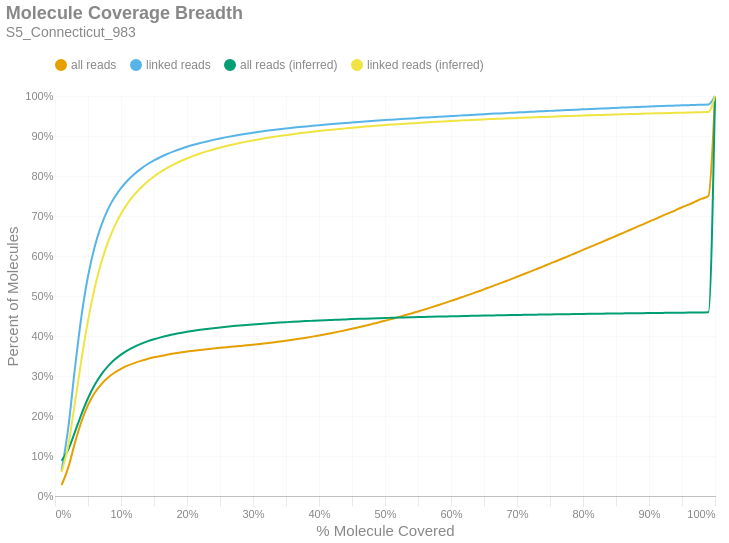

This figure's notebook cell:
### Markdown cell above
### Molecule Read Coverage
This chart shows molecule coverage breadth as computed by the number of bases aligned to that molecule. In other words, "*how much of each unique long molecule is actually sequenced/aligned?*" Keep in mind there is a distinction between sequences and alignments, since some sequences belonging to a particular molecule may not align well and wouldn't appear in the alignment data. This chart also shows molecule coverage breadth as computed by the *inferred fragment* from which the aligned sequences originate. Unlike read coverage, this calculation takes into account the total insert size, including unsequenced gaps between the forward and reverse reads. Like the previous figures, these are cumulative percents.

### Code cell
if SKIPLR:
    print_html(f"Skipped")
else:
    binned_df = consolidated_hist(valids['coverage_bp'], mask, 0.01, True)
    binned_df_inf = consolidated_hist(valids['coverage_inserts'], mask, 0.01, True)
    binned_df = binned_df.with_columns(pl.lit(binned_df_inf['all reads (cumsum)']).alias('all reads (inferred)'))
    binned_df = binned_df.with_columns(pl.lit(binned_df_inf['linked reads (cumsum)']).alias('linked reads (inferred)'))
    binned_df = binned_df.with_columns(
        (pl.col('bin').cast(pl.Float64) + 0.01).alias('right_edge')
    )

    with SafeRender(binned_df):
        (
            density_plot(binned_df, 'Molecule Coverage Breadth', samplename, 'molcov', ['all reads (inferred)','linked reads (inferred)'])
            .encode(
                #x=alt.X('bin:Q', title="% Molecule Covered").axis(format = '%').scale(padding=0),
                x=alt.X('right_edge:Q', title="% Molecule Covered").axis(format='%').scale(padding=0),
                y=alt.Y('value:Q', title='Percent of Molecules')
                    .axis(format='%')
                    .stack(False)
                    .scale(domainMin=0, padding=0),
                color=alt.Color("key:N").scale(domain = ["all reads", "linked reads", "all reads (inferred)", "linked reads (inferred)"]),
                tooltip = [
                    alt.Tooltip("key:N", title = "Data Type"),
                    alt.Tooltip("range_label:N", title="% Molecule Covered"),
                    alt.Tooltip("value:Q", format = ".2%", title="% Molecules")
                ]
            )
        ).display()

### Figure 1 — Vega-Lite specification as saved in the notebook (floating-point values rounded to 4 significant figures)
{"width": "container", "height": 400, "config": {"title": {"anchor": "start", "dy": -15, "fontSize": 18, "color": "#888888", "subtitleColor": "#888888", "subtitleFontSize": 14}, "arc": {"fill": "#0072B2"}, "axis": {"domainColor": "#888888", "domainWidth": 0.5, "gridWidth": 0.2, "grid": false, "titleFontWeight": 400, "titleFontSize": 15, "labelFontSize": 11, "labelColor": "#888888", "tickColor": "#888888", "tickWidth": 0.2, "titleColor": "#888888"}, "axisBand": {"grid": false}, "axisX": {"grid": true, "tickSize": 10, "domainCap": "round"}, "axisY": {"domain": false, "grid": true, "tickSize": 0, "domainCap": "round"}, "background": "transparent", "header": {"labelFontSize": 15, "labelColor": "#888888", "titleFontSize": 15, "titleFontWeight": 600, "titleColor": "#888888"}, "legend": {"labelFont": "sans-serif", "labelFontSize": 12, "labelColor": "#888888", "symbolSize": 100, "symbolType": "circle", "titleFontSize": 12, "titlePadding": 10, "titleColor": "#888888", "title": null, "orient": "top"}, "range": {"category": ["#E69F00", "#56B4E9", "#009E73", "#F0E442", "#0072B2", "#D55E00", "#CC79A7", "#000000"], "diverging": ["#cfe8f3", "#a2d4ec", "#73bfe2", "#46abdb", "#1696d2", "#12719e"]}, "area": {"fill": "#0072B2", "fillOpacity": 0.7, "line": true, "strokeOpacity": 0.7}, "line": {"color": "#0072B2", "stroke": "#0072B2", "strokeWidth": 2}, "trail": {"color": "#0072B2", "stroke": "#0072B2", "strokeWidth": 0, "size": 1}, "point": {"filled": true, "fillOpacity": 1.0, "size": 95}, "text": {"color": "#888888", "fontSize": 11, "align": "right", "fontWeight": 400, "size": 11}, "bar": {"fill": "#0072B2", "stroke": null}, "view": {"stroke": null, "continuousWidth": 660, "continuousHeight": 400}}, "data": {"name": "data-ccb070103c381ff3a328c5c7dde0ad62"}, "mark": {"type": "line", "interpolate": "monotone", "point": {"opacity": 0, "size": 275}}, "encoding": {"color": {"field": "key", "scale": {"domain": ["all reads", "linked reads", "all reads (inferred)", "linked reads (inferred)"]}, "type": "nominal"}, "tooltip": [{"field": "key", "title": "Data Type", "type": "nominal"}, {"field": "range_label", "title": "% Molecule Covered", "type": "nominal"}, {"field": "value", "format": ".2%", "title": "% Molecules", "type": "quantitative"}], "x": {"axis": {"format": "%"}, "field": "right_edge", "scale": {"padding": 0}, "title": "% Molecule Covered", "type": "quantitative"}, "y": {"axis": {"format": "%"}, "field": "value", "scale": {"domainMin": 0, "padding": 0}, "stack": false, "title": "Percent of Molecules", "type": "quantitative"}}, "params": [{"name": "param_c36ac31b6afebe62", "select": {"type": "point", "fields": ["key"]}, "bind": "legend"}], "title": {"text": "Molecule Coverage Breadth", "subtitle": "S5_Connecticut_983"}, "transform": [{"fold": ["all reads (cumsum)", "linked reads (cumsum)", "all reads (inferred)", "linked reads (inferred)"]}, {"calculate": "replace(datum.key, ' (cumsum)', '')", "as": "key"}, {"filter": {"param": "param_c36ac31b6afebe62"}}], "usermeta": {"embedOptions": {"downloadFileName": "S5_Connecticut_983.molcov"}}, "$schema": "https://vega.github.io/schema/vega-lite/v6.1.0.json", "datasets": {"data-ccb070103c381ff3a328c5c7dde0ad62": [{"bin": "0.0", "interval": "0.0-0.01", "all reads": 0.02717, "linked reads": 0.06356, "all reads (cumsum)": 0.02717, "linked reads (cumsum)": 0.06356, "range_label": "0.0-0.01", "all reads (inferred)": 0.08809, "linked reads (inferred)": 0.05933, "right_edge": 0.01}, {"bin": "0.01", "interval": "0.01-0.02", "all reads": 0.04374, "linked reads": 0.1052, "all reads (cumsum)": 0.0709, "linked reads (cumsum)": 0.1688, "range_label": "0.01-0.02", "all reads (inferred)": 0.1158, "linked reads (inferred)": 0.1252, "right_edge": 0.02}, {"bin": "0.02", "interval": "0.02-0.03", "all reads": 0.06064, "linked reads": 0.1475, "all reads (cumsum)": 0.1315, "linked reads (cumsum)": 0.3163, "range_label": "0.02-0.03", "all reads (inferred)": 0.1591, "linked reads (inferred)": 0.2303, "right_edge": 0.03}, {"bin": "0.03", "interval": "0.03-0.04", "all reads": 0.05412, "linked reads": 0.1319, "all reads (cumsum)": 0.1857, "linked reads (cumsum)": 0.4482, "range_label": "0.03-0.04", "all reads (inferred)": 0.2042, "linked reads (inferred)": 0.3404, "right_edge": 0.04}, {"bin": "0.04", "interval": "0.04-0.05", "all reads": 0.04144, "linked reads": 0.1011, "all reads (cumsum)": 0.2271, "linked reads (cumsum)": 0.5493, "range_label": "0.04-0.05", "all reads (inferred)": 0.2444, "linked reads (inferred)": 0.4385, "right_edge": 0.05}, {"bin": "0.05", "interval": "0.05-0.06", "all reads": 0.03019, "linked reads": 0.07351, "all reads (cumsum)": 0.2573, "linked reads (cumsum)": 0.6228, "range_label": "0.05-0.06", "all reads (inferred)": 0.2774, "linked reads (inferred)": 0.5192, "right_edge": 0.06}, {"bin": "0.06", "interval": "0.06-0.07", "all reads": 0.02192, "linked reads": 0.05332, "all reads (cumsum)": 0.2792, "linked reads (cumsum)": 0.6761, "range_label": "0.06-0.07", "all reads (inferred)": 0.3034, "linked reads (inferred)": 0.583, "right_edge": 0.07}, {"bin": "0.07", "interval": "0.07-0.08", "all reads": 0.01636, "linked reads": 0.03976, "all reads (cumsum)": 0.2956, "linked reads (cumsum)": 0.7159, "range_label": "0.07-0.08", "all reads (inferred)": 0.324, "linked reads (inferred)": 0.6333, "right_edge": 0.08}, {"bin": "0.08", "interval": "0.08-0.09", "all reads": 0.0125, "linked reads": 0.03031, "all reads (cumsum)": 0.3081, "linked reads (cumsum)": 0.7462, "range_label": "0.08-0.09", "all reads (inferred)": 0.3404, "linked reads (inferred)": 0.6733, "right_edge": 0.09}, {"bin": "0.09", "interval": "0.09-0.1", "all reads": 0.00973, "linked reads": 0.02355, "all reads (cumsum)": 0.3178, "linked reads (cumsum)": 0.7697, "range_label": "0.09-0.1", "all reads (inferred)": 0.3536, "linked reads (inferred)": 0.7055, "right_edge": 0.1}, {"bin": "0.1", "interval": "0.1-0.11", "all reads": 0.007959, "linked reads": 0.01918, "all reads (cumsum)": 0.3258, "linked reads (cumsum)": 0.7889, "range_label": "0.1-0.11", "all reads (inferred)": 0.3642, "linked reads (inferred)": 0.7315, "right_edge": 0.11}, {"bin": "0.11", "interval": "0.11-0.12", "all reads": 0.006533, "linked reads": 0.01573, "all reads (cumsum)": 0.3323, "linked reads (cumsum)": 0.8046, "range_label": "0.11-0.12", "all reads (inferred)": 0.373, "linked reads (inferred)": 0.7528, "right_edge": 0.12}, {"bin": "0.12", "interval": "0.12-0.13", "all reads": 0.005541, "linked reads": 0.01331, "all reads (cumsum)": 0.3378, "linked reads (cumsum)": 0.8179, "range_label": "0.12-0.13", "all reads (inferred)": 0.3803, "linked reads (inferred)": 0.7707, "right_edge": 0.13}, {"bin": "0.13", "interval": "0.13-0.14", "all reads": 0.00475, "linked reads": 0.01141, "all reads (cumsum)": 0.3426, "linked reads (cumsum)": 0.8293, "range_label": "0.13-0.14", "all reads (inferred)": 0.3866, "linked reads (inferred)": 0.7859, "right_edge": 0.14}, {"bin": "0.14", "interval": "0.14-0.15", "all reads": 0.00406, "linked reads": 0.0097, "all reads (cumsum)": 0.3466, "linked reads (cumsum)": 0.839, "range_label": "0.14-0.15", "all reads (inferred)": 0.3919, "linked reads (inferred)": 0.7988, "right_edge": 0.15}, {"bin": "0.15", "interval": "0.15-0.16", "all reads": 0.003559, "linked reads": 0.008483, "all reads (cumsum)": 0.3502, "linked reads (cumsum)": 0.8475, "range_label": "0.15-0.16", "all reads (inferred)": 0.3965, "linked reads (inferred)": 0.8101, "right_edge": 0.16}, {"bin": "0.16", "interval": "0.16-0.17", "all reads": 0.003151, "linked reads": 0.007444, "all reads (cumsum)": 0.3534, "linked reads (cumsum)": 0.855, "range_label": "0.16-0.17", "all reads (inferred)": 0.4006, "linked reads (inferred)": 0.8201, "right_edge": 0.17}, {"bin": "0.17", "interval": "0.17-0.18", "all reads": 0.002804, "linked reads": 0.00662, "all reads (cumsum)": 0.3562, "linked reads (cumsum)": 0.8616, "range_label": "0.17-0.18", "all reads (inferred)": 0.4042, "linked reads (inferred)": 0.8288, "right_edge": 0.18}, {"bin": "0.18", "interval": "0.18-0.19", "all reads": 0.002566, "linked reads": 0.005973, "all reads (cumsum)": 0.3587, "linked reads (cumsum)": 0.8676, "range_label": "0.18-0.19", "all reads (inferred)": 0.4075, "linked reads (inferred)": 0.8368, "right_edge": 0.19}, {"bin": "0.19", "interval": "0.19-0.2", "all reads": 0.002398, "linked reads": 0.005511, "all reads (cumsum)": 0.3611, "linked reads (cumsum)": 0.8731, "range_label": "0.19-0.2", "all reads (inferred)": 0.4104, "linked reads (inferred)": 0.8439, "right_edge": 0.2}, {"bin": "0.2", "interval": "0.2-0.21", "all reads": 0.002128, "linked reads": 0.004883, "all reads (cumsum)": 0.3632, "linked reads (cumsum)": 0.8779, "range_label": "0.2-0.21", "all reads (inferred)": 0.4131, "linked reads (inferred)": 0.8503, "right_edge": 0.21}, {"bin": "0.21", "interval": "0.21-0.22", "all reads": 0.001994, "linked reads": 0.00447, "all reads (cumsum)": 0.3652, "linked reads (cumsum)": 0.8824, "range_label": "0.21-0.22", "all reads (inferred)": 0.4155, "linked reads (inferred)": 0.8562, "right_edge": 0.22}, {"bin": "0.22", "interval": "0.22-0.23", "all reads": 0.001835, "linked reads": 0.004076, "all reads (cumsum)": 0.3671, "linked reads (cumsum)": 0.8865, "range_label": "0.22-0.23", "all reads (inferred)": 0.4177, "linked reads (inferred)": 0.8615, "right_edge": 0.23}, {"bin": "0.23", "interval": "0.23-0.24", "all reads": 0.001753, "linked reads": 0.003807, "all reads (cumsum)": 0.3688, "linked reads (cumsum)": 0.8903, "range_label": "0.23-0.24", "all reads (inferred)": 0.4197, "linked reads (inferred)": 0.8663, "right_edge": 0.24}, {"bin": "0.24", "interval": "0.24-0.25", "all reads": 0.001665, "linked reads": 0.003571, "all reads (cumsum)": 0.3705, "linked reads (cumsum)": 0.8939, "range_label": "0.24-0.25", "all reads (inferred)": 0.4215, "linked reads (inferred)": 0.8708, "right_edge": 0.25}, {"bin": "0.25", "interval": "0.25-0.26", "all reads": 0.001593, "linked reads": 0.003297, "all reads (cumsum)": 0.3721, "linked reads (cumsum)": 0.8972, "range_label": "0.25-0.26", "all reads (inferred)": 0.4232, "linked reads (inferred)": 0.875, "right_edge": 0.26}, {"bin": "0.26", "interval": "0.26-0.27", "all reads": 0.00152, "linked reads": 0.003034, "all reads (cumsum)": 0.3736, "linked reads (cumsum)": 0.9002, "range_label": "0.26-0.27", "all reads (inferred)": 0.4248, "linked reads (inferred)": 0.8788, "right_edge": 0.27}, {"bin": "0.27", "interval": "0.27-0.28", "all reads": 0.001525, "linked reads": 0.002905, "all reads (cumsum)": 0.3751, "linked reads (cumsum)": 0.9031, "range_label": "0.27-0.28", "all reads (inferred)": 0.4263, "linked reads (inferred)": 0.8824, "right_edge": 0.28}, {"bin": "0.28", "interval": "0.28-0.29", "all reads": 0.001548, "linked reads": 0.002713, "all reads (cumsum)": 0.3767, "linked reads (cumsum)": 0.9058, "range_label": "0.28-0.29", "all reads (inferred)": 0.4278, "linked reads (inferred)": 0.8859, "right_edge": 0.29}, {"bin": "0.29", "interval": "0.29-0.3", "all reads": 0.001604, "linked reads": 0.002457, "all reads (cumsum)": 0.3783, "linked reads (cumsum)": 0.9083, "range_label": "0.29-0.3", "all reads (inferred)": 0.429, "linked reads (inferred)": 0.889, "right_edge": 0.3}, {"bin": "0.3", "interval": "0.3-0.31", "all reads": 0.001738, "linked reads": 0.002414, "all reads (cumsum)": 0.38, "linked reads (cumsum)": 0.9107, "range_label": "0.3-0.31", "all reads (inferred)": 0.4303, "linked reads (inferred)": 0.892, "right_edge": 0.31}, {"bin": "0.31", "interval": "0.31-0.32", "all reads": 0.001878, "linked reads": 0.002223, "all reads (cumsum)": 0.3819, "linked reads (cumsum)": 0.9129, "range_label": "0.31-0.32", "all reads (inferred)": 0.4314, "linked reads (inferred)": 0.8947, "right_edge": 0.32}, {"bin": "0.32", "interval": "0.32-0.33", "all reads": 0.001992, "linked reads": 0.002077, "all reads (cumsum)": 0.3839, "linked reads (cumsum)": 0.915, "range_label": "0.32-0.33", "all reads (inferred)": 0.4325, "linked reads (inferred)": 0.8974, "right_edge": 0.33}, {"bin": "0.33", "interval": "0.33-0.34", "all reads": 0.002105, "linked reads": 0.001963, "all reads (cumsum)": 0.386, "linked reads (cumsum)": 0.917, "range_label": "0.33-0.34", "all reads (inferred)": 0.4336, "linked reads (inferred)": 0.8999, "right_edge": 0.34}, {"bin": "0.34", "interval": "0.34-0.35", "all reads": 0.00217, "linked reads": 0.001833, "all reads (cumsum)": 0.3882, "linked reads (cumsum)": 0.9188, "range_label": "0.34-0.35", "all reads (inferred)": 0.4345, "linked reads (inferred)": 0.9022, "right_edge": 0.35}, {"bin": "0.35", "interval": "0.35-0.36", "all reads": 0.002355, "linked reads": 0.001779, "all reads (cumsum)": 0.3905, "linked reads (cumsum)": 0.9206, "range_label": "0.35-0.36", "all reads (inferred)": 0.4355, "linked reads (inferred)": 0.9045, "right_edge": 0.36}, {"bin": "0.36", "interval": "0.36-0.37", "all reads": 0.002498, "linked reads": 0.001751, "all reads (cumsum)": 0.393, "linked reads (cumsum)": 0.9223, "range_label": "0.36-0.37", "all reads (inferred)": 0.4364, "linked reads (inferred)": 0.9066, "right_edge": 0.37}, {"bin": "0.37", "interval": "0.37-0.38", "all reads": 0.002655, "linked reads": 0.001595, "all reads (cumsum)": 0.3957, "linked reads (cumsum)": 0.9239, "range_label": "0.37-0.38", "all reads (inferred)": 0.4372, "linked reads (inferred)": 0.9086, "right_edge": 0.38}, {"bin": "0.38", "interval": "0.38-0.39", "all reads": 0.002763, "linked reads": 0.001613, "all reads (cumsum)": 0.3984, "linked reads (cumsum)": 0.9255, "range_label": "0.38-0.39", "all reads (inferred)": 0.438, "linked reads (inferred)": 0.9105, "right_edge": 0.39}, {"bin": "0.39", "interval": "0.39-0.4", "all reads": 0.002946, "linked reads": 0.001511, "all reads (cumsum)": 0.4014, "linked reads (cumsum)": 0.927, "range_label": "0.39-0.4", "all reads (inferred)": 0.4388, "linked reads (inferred)": 0.9125, "right_edge": 0.4}, {"bin": "0.4", "interval": "0.4-0.41", "all reads": 0.003002, "linked reads": 0.001465, "all reads (cumsum)": 0.4044, "linked reads (cumsum)": 0.9285, "range_label": "0.4-0.41", "all reads (inferred)": 0.4396, "linked reads (inferred)": 0.9143, "right_edge": 0.41}, {"bin": "0.41", "interval": "0.41-0.42", "all reads": 0.003228, "linked reads": 0.00145, "all reads (cumsum)": 0.4076, "linked reads (cumsum)": 0.93, "range_label": "0.41-0.42", "all reads (inferred)": 0.4402, "linked reads (inferred)": 0.9159, "right_edge": 0.42}, {"bin": "0.42", "interval": "0.42-0.43", "all reads": 0.003363, "linked reads": 0.001395, "all reads (cumsum)": 0.411, "linked reads (cumsum)": 0.9313, "range_label": "0.42-0.43", "all reads (inferred)": 0.4409, "linked reads (inferred)": 0.9175, "right_edge": 0.43}, {"bin": "0.43", "interval": "0.43-0.44", "all reads": 0.003456, "linked reads": 0.00132, "all reads (cumsum)": 0.4144, "linked reads (cumsum)": 0.9327, "range_label": "0.43-0.44", "all reads (inferred)": 0.4416, "linked reads (inferred)": 0.9191, "right_edge": 0.44}, {"bin": "0.44", "interval": "0.44-0.45", "all reads": 0.00361, "linked reads": 0.001292, "all reads (cumsum)": 0.418, "linked reads (cumsum)": 0.934, "range_label": "0.44-0.45", "all reads (inferred)": 0.4422, "linked reads (inferred)": 0.9206, "right_edge": 0.45}, {"bin": "0.45", "interval": "0.45-0.46", "all reads": 0.003724, "linked reads": 0.001223, "all reads (cumsum)": 0.4218, "linked reads (cumsum)": 0.9352, "range_label": "0.45-0.46", "all reads (inferred)": 0.4428, "linked reads (inferred)": 0.9221, "right_edge": 0.46}, {"bin": "0.46", "interval": "0.46-0.47", "all reads": 0.003917, "linked reads": 0.001192, "all reads (cumsum)": 0.4257, "linked reads (cumsum)": 0.9364, "range_label": "0.46-0.47", "all reads (inferred)": 0.4434, "linked reads (inferred)": 0.9235, "right_edge": 0.47}, {"bin": "0.47", "interval": "0.47-0.48", "all reads": 0.004058, "linked reads": 0.001171, "all reads (cumsum)": 0.4297, "linked reads (cumsum)": 0.9375, "range_label": "0.47-0.48", "all reads (inferred)": 0.4439, "linked reads (inferred)": 0.9248, "right_edge": 0.48}, {"bin": "0.48", "interval": "0.48-0.49", "all reads": 0.004042, "linked reads": 0.001205, "all reads (cumsum)": 0.4338, "linked reads (cumsum)": 0.9388, "range_label": "0.48-0.49", "all reads (inferred)": 0.4445, "linked reads (inferred)": 0.926, "right_edge": 0.49}, {"bin": "0.49", "interval": "0.49-0.5", "all reads": 0.004564, "linked reads": 0.0011, "all reads (cumsum)": 0.4383, "linked reads (cumsum)": 0.9398, "range_label": "0.49-0.5", "all reads (inferred)": 0.445, "linked reads (inferred)": 0.9273, "right_edge": 0.5}, {"bin": "0.5", "interval": "0.5-0.51", "all reads": 0.004071, "linked reads": 0.001047, "all reads (cumsum)": 0.4424, "linked reads (cumsum)": 0.9409, "range_label": "0.5-0.51", "all reads (inferred)": 0.4455, "linked reads (inferred)": 0.9285, "right_edge": 0.51}, {"bin": "0.51", "interval": "0.51-0.52", "all reads": 0.004596, "linked reads": 0.001057, "all reads (cumsum)": 0.447, "linked reads (cumsum)": 0.942, "range_label": "0.51-0.52", "all reads (inferred)": 0.446, "linked reads (inferred)": 0.9296, "right_edge": 0.52}, {"bin": "0.52", "interval": "0.52-0.53", "all reads": 0.004644, "linked reads": 0.001039, "all reads (cumsum)": 0.4517, "linked reads (cumsum)": 0.943, "range_label": "0.52-0.53", "all reads (inferred)": 0.4464, "linked reads (inferred)": 0.9307, "right_edge": 0.53}, {"bin": "0.53", "interval": "0.53-0.54", "all reads": 0.0048, "linked reads": 0.00103, "all reads (cumsum)": 0.4565, "linked reads (cumsum)": 0.944, "range_label": "0.53-0.54", "all reads (inferred)": 0.4469, "linked reads (inferred)": 0.9317, "right_edge": 0.54}, {"bin": "0.54", "interval": "0.54-0.55", "all reads": 0.00481, "linked reads": 0.001004, "all reads (cumsum)": 0.4613, "linked reads (cumsum)": 0.945, "range_label": "0.54-0.55", "all reads (inferred)": 0.4473, "linked reads (inferred)": 0.9327, "right_edge": 0.55}, {"bin": "0.55", "interval": "0.55-0.56", "all reads": 0.005086, "linked reads": 0.001003, "all reads (cumsum)": 0.4664, "linked reads (cumsum)": 0.946, "range_label": "0.55-0.56", "all reads (inferred)": 0.4477, "linked reads (inferred)": 0.9337, "right_edge": 0.56}, {"bin": "0.56", "interval": "0.56-0.57", "all reads": 0.005203, "linked reads": 0.0009487, "all reads (cumsum)": 0.4716, "linked reads (cumsum)": 0.947, "range_label": "0.56-0.57", "all reads (inferred)": 0.4481, "linked reads (inferred)": 0.9347, "right_edge": 0.57}, {"bin": "0.57", "interval": "0.57-0.58", "all reads": 0.005276, "linked reads": 0.0009983, "all reads (cumsum)": 0.4768, "linked reads (cumsum)": 0.948, "range_label": "0.57-0.58", "all reads (inferred)": 0.4485, "linked reads (inferred)": 0.9356, "right_edge": 0.58}, {"bin": "0.58", "interval": "0.58-0.59", "all reads": 0.005375, "linked reads": 0.001002, "all reads (cumsum)": 0.4822, "linked reads (cumsum)": 0.949, "range_label": "0.58-0.59", "all reads (inferred)": 0.4489, "linked reads (inferred)": 0.9365, "right_edge": 0.59}, {"bin": "0.59", "interval": "0.59-0.6", "all reads": 0.005586, "linked reads": 0.0008998, "all reads (cumsum)": 0.4878, "linked reads (cumsum)": 0.9499, "range_label": "0.59-0.6", "all reads (inferred)": 0.4493, "linked reads (inferred)": 0.9375, "right_edge": 0.6}, {"bin": "0.6", "interval": "0.6-0.61", "all reads": 0.005465, "linked reads": 0.0008962, "all reads (cumsum)": 0.4933, "linked reads (cumsum)": 0.9508, "range_label": "0.6-0.61", "all reads (inferred)": 0.4497, "linked reads (inferred)": 0.9383, "right_edge": 0.61}, {"bin": "0.61", "interval": "0.61-0.62", "all reads": 0.005813, "linked reads": 0.0009041, "all reads (cumsum)": 0.4991, "linked reads (cumsum)": 0.9517, "range_label": "0.61-0.62", "all reads (inferred)": 0.45, "linked reads (inferred)": 0.9391, "right_edge": 0.62}, {"bin": "0.62", "interval": "0.62-0.63", "all reads": 0.005735, "linked reads": 0.0009437, "all reads (cumsum)": 0.5048, "linked reads (cumsum)": 0.9526, "range_label": "0.62-0.63", "all reads (inferred)": 0.4503, "linked reads (inferred)": 0.9399, "right_edge": 0.63}, {"bin": "0.63", "interval": "0.63-0.64", "all reads": 0.005923, "linked reads": 0.0008955, "all reads (cumsum)": 0.5107, "linked reads (cumsum)": 0.9535, "range_label": "0.63-0.64", "all reads (inferred)": 0.4507, "linked reads (inferred)": 0.9407, "right_edge": 0.64}, {"bin": "0.64", "interval": "0.64-0.65", "all reads": 0.005941, "linked reads": 0.0008941, "all reads (cumsum)": 0.5167, "linked reads (cumsum)": 0.9544, "range_label": "0.64-0.65", "all reads (inferred)": 0.451, "linked reads (inferred)": 0.9415, "right_edge": 0.65}, {"bin": "0.65", "interval": "0.65-0.66", "all reads": 0.006285, "linked reads": 0.0009365, "all reads (cumsum)": 0.523, "linked reads (cumsum)": 0.9553, "range_label": "0.65-0.66", "all reads (inferred)": 0.4514, "linked reads (inferred)": 0.9423, "right_edge": 0.66}, {"bin": "0.66", "interval": "0.66-0.67", "all reads": 0.005985, "linked reads": 0.0008689, "all reads (cumsum)": 0.5289, "linked reads (cumsum)": 0.9562, "range_label": "0.66-0.67", "all reads (inferred)": 0.4517, "linked reads (inferred)": 0.943, "right_edge": 0.67}, {"bin": "0.67", "interval": "0.67-0.68", "all reads": 0.006289, "linked reads": 0.0008653, "all reads (cumsum)": 0.5352, "linked reads (cumsum)": 0.9571, "range_label": "0.67-0.68", "all reads (inferred)": 0.452, "linked reads (inferred)": 0.9437, "right_edge": 0.68}, {"bin": "0.68", "interval": "0.68-0.69", "all reads": 0.006223, "linked reads": 0.0008423, "all reads (cumsum)": 0.5415, "linked reads (cumsum)": 0.9579, "range_label": "0.68-0.69", "all reads (inferred)": 0.4523, "linked reads (inferred)": 0.9444, "right_edge": 0.69}, {"bin": "0.69", "interval": "0.69-0.7", "all reads": 0.00656, "linked reads": 0.0008394, "all reads (cumsum)": 0.548, "linked reads (cumsum)": 0.9588, "range_label": "0.69-0.7", "all reads (inferred)": 0.4526, "linked reads (inferred)": 0.9451, "right_edge": 0.7}, {"bin": "0.7", "interval": "0.7-0.71", "all reads": 0.006446, "linked reads": 0.0008495, "all reads (cumsum)": 0.5545, "linked reads (cumsum)": 0.9596, "range_label": "0.7-0.71", "all reads (inferred)": 0.4528, "linked reads (inferred)": 0.9457, "right_edge": 0.71}, {"bin": "0.71", "interval": "0.71-0.72", "all reads": 0.006426, "linked reads": 0.0007899, "all reads (cumsum)": 0.5609, "linked reads (cumsum)": 0.9604, "range_label": "0.71-0.72", "all reads (inferred)": 0.4531, "linked reads (inferred)": 0.9464, "right_edge": 0.72}, {"bin": "0.72", "interval": "0.72-0.73", "all reads": 0.006621, "linked reads": 0.0008021, "all reads (cumsum)": 0.5675, "linked reads (cumsum)": 0.9612, "range_label": "0.72-0.73", "all reads (inferred)": 0.4534, "linked reads (inferred)": 0.947, "right_edge": 0.73}, {"bin": "0.73", "interval": "0.73-0.74", "all reads": 0.006519, "linked reads": 0.0007899, "all reads (cumsum)": 0.574, "linked reads (cumsum)": 0.962, "range_label": "0.73-0.74", "all reads (inferred)": 0.4537, "linked reads (inferred)": 0.9476, "right_edge": 0.74}, {"bin": "0.74", "interval": "0.74-0.75", "all reads": 0.007025, "linked reads": 0.0008186, "all reads (cumsum)": 0.5811, "linked reads (cumsum)": 0.9628, "range_label": "0.74-0.75", "all reads (inferred)": 0.4539, "linked reads (inferred)": 0.9482, "right_edge": 0.75}, {"bin": "0.75", "interval": "0.75-0.76", "all reads": 0.006522, "linked reads": 0.0007554, "all reads (cumsum)": 0.5876, "linked reads (cumsum)": 0.9636, "range_label": "0.75-0.76", "all reads (inferred)": 0.4542, "linked reads (inferred)": 0.9488, "right_edge": 0.76}, {"bin": "0.76", "interval": "0.76-0.77", "all reads": 0.006783, "linked reads": 0.0007532, "all reads (cumsum)": 0.5944, "linked reads (cumsum)": 0.9643, "range_label": "0.76-0.77", "all reads (inferred)": 0.4544, "linked reads (inferred)": 0.9494, "right_edge": 0.77}, {"bin": "0.77", "interval": "0.77-0.78", "all reads": 0.006916, "linked reads": 0.0008423, "all reads (cumsum)": 0.6013, "linked reads (cumsum)": 0.9652, "range_label": "0.77-0.78", "all reads (inferred)": 0.4547, "linked reads (inferred)": 0.95, "right_edge": 0.78}, {"bin": "0.78", "interval": "0.78-0.79", "all reads": 0.006813, "linked reads": 0.000751, "all reads (cumsum)": 0.6081, "linked reads (cumsum)": 0.9659, "range_label": "0.78-0.79", "all reads (inferred)": 0.4549, "linked reads (inferred)": 0.9505, "right_edge": 0.79}, {"bin": "0.79", "interval": "0.79-0.8", "all reads": 0.007258, "linked reads": 0.0007834, "all reads (cumsum)": 0.6153, "linked reads (cumsum)": 0.9667, "range_label": "0.79-0.8", "all reads (inferred)": 0.4552, "linked reads (inferred)": 0.9511, "right_edge": 0.8}, {"bin": "0.8", "interval": "0.8-0.81", "all reads": 0.006655, "linked reads": 0.0007079, "all reads (cumsum)": 0.622, "linked reads (cumsum)": 0.9674, "range_label": "0.8-0.81", "all reads (inferred)": 0.4554, "linked reads (inferred)": 0.9517, "right_edge": 0.81}, {"bin": "0.81", "interval": "0.81-0.82", "all reads": 0.006928, "linked reads": 0.0007439, "all reads (cumsum)": 0.6289, "linked reads (cumsum)": 0.9682, "range_label": "0.81-0.82", "all reads (inferred)": 0.4556, "linked reads (inferred)": 0.9523, "right_edge": 0.82}, {"bin": "0.82", "interval": "0.82-0.83", "all reads": 0.00708, "linked reads": 0.0007144, "all reads (cumsum)": 0.636, "linked reads (cumsum)": 0.9689, "range_label": "0.82-0.83", "all reads (inferred)": 0.4559, "linked reads (inferred)": 0.9528, "right_edge": 0.83}, {"bin": "0.83", "interval": "0.83-0.84", "all reads": 0.00702, "linked reads": 0.0007, "all reads (cumsum)": 0.643, "linked reads (cumsum)": 0.9696, "range_label": "0.83-0.84", "all reads (inferred)": 0.4561, "linked reads (inferred)": 0.9533, "right_edge": 0.84}, {"bin": "0.84", "interval": "0.84-0.85", "all reads": 0.007022, "linked reads": 0.0006727, "all reads (cumsum)": 0.6501, "linked reads (cumsum)": 0.9702, "range_label": "0.84-0.85", "all reads (inferred)": 0.4563, "linked reads (inferred)": 0.9538, "right_edge": 0.85}, {"bin": "0.85", "interval": "0.85-0.86", "all reads": 0.007259, "linked reads": 0.0007302, "all reads (cumsum)": 0.6573, "linked reads (cumsum)": 0.971, "range_label": "0.85-0.86", "all reads (inferred)": 0.4566, "linked reads (inferred)": 0.9543, "right_edge": 0.86}, {"bin": "0.86", "interval": "0.86-0.87", "all reads": 0.007012, "linked reads": 0.0006555, "all reads (cumsum)": 0.6643, "linked reads (cumsum)": 0.9716, "range_label": "0.86-0.87", "all reads (inferred)": 0.4568, "linked reads (inferred)": 0.9548, "right_edge": 0.87}, {"bin": "0.87", "interval": "0.87-0.88", "all reads": 0.007184, "linked reads": 0.0006619, "all reads (cumsum)": 0.6715, "linked reads (cumsum)": 0.9723, "range_label": "0.87-0.88", "all reads (inferred)": 0.457, "linked reads (inferred)": 0.9553, "right_edge": 0.88}, {"bin": "0.88", "interval": "0.88-0.89", "all reads": 0.007116, "linked reads": 0.0006411, "all reads (cumsum)": 0.6786, "linked reads (cumsum)": 0.9729, "range_label": "0.88-0.89", "all reads (inferred)": 0.4572, "linked reads (inferred)": 0.9558, "right_edge": 0.89}, {"bin": "0.89", "interval": "0.89-0.9", "all reads": 0.007306, "linked reads": 0.000649, "all reads (cumsum)": 0.6859, "linked reads (cumsum)": 0.9736, "range_label": "0.89-0.9", "all reads (inferred)": 0.4574, "linked reads (inferred)": 0.9562, "right_edge": 0.9}, {"bin": "0.9", "interval": "0.9-0.91", "all reads": 0.006758, "linked reads": 0.0006238, "all reads (cumsum)": 0.6927, "linked reads (cumsum)": 0.9742, "range_label": "0.9-0.91", "all reads (inferred)": 0.4576, "linked reads (inferred)": 0.9566, "right_edge": 0.91}, {"bin": "0.91", "interval": "0.91-0.92", "all reads": 0.007778, "linked reads": 0.0006109, "all reads (cumsum)": 0.7005, "linked reads (cumsum)": 0.9748, "range_label": "0.91-0.92", "all reads (inferred)": 0.4578, "linked reads (inferred)": 0.957, "right_edge": 0.92}, {"bin": "0.92", "interval": "0.92-0.93", "all reads": 0.006555, "linked reads": 0.000598, "all reads (cumsum)": 0.707, "linked reads (cumsum)": 0.9754, "range_label": "0.92-0.93", "all reads (inferred)": 0.458, "linked reads (inferred)": 0.9575, "right_edge": 0.93}, {"bin": "0.93", "interval": "0.93-0.94", "all reads": 0.007211, "linked reads": 0.0005735, "all reads (cumsum)": 0.7142, "linked reads (cumsum)": 0.976, "range_label": "0.93-0.94", "all reads (inferred)": 0.4581, "linked reads (inferred)": 0.9579, "right_edge": 0.94}, {"bin": "0.94", "interval": "0.94-0.95", "all reads": 0.007742, "linked reads": 0.0005821, "all reads (cumsum)": 0.722, "linked reads (cumsum)": 0.9766, "range_label": "0.94-0.95", "all reads (inferred)": 0.4583, "linked reads (inferred)": 0.9583, "right_edge": 0.95}, {"bin": "0.95", "interval": "0.95-0.96", "all reads": 0.006396, "linked reads": 0.0005512, "all reads (cumsum)": 0.7284, "linked reads (cumsum)": 0.9771, "range_label": "0.95-0.96", "all reads (inferred)": 0.4585, "linked reads (inferred)": 0.9587, "right_edge": 0.96}, {"bin": "0.96", "interval": "0.96-0.97", "all reads": 0.007465, "linked reads": 0.0005505, "all reads (cumsum)": 0.7358, "linked reads (cumsum)": 0.9777, "range_label": "0.96-0.97", "all reads (inferred)": 0.4588, "linked reads (inferred)": 0.9592, "right_edge": 0.97}, {"bin": "0.97", "interval": "0.97-0.98", "all reads": 0.007416, "linked reads": 0.0004743, "all reads (cumsum)": 0.7432, "linked reads (cumsum)": 0.9781, "range_label": "0.97-0.98", "all reads (inferred)": 0.459, "linked reads (inferred)": 0.9596, "right_edge": 0.98}, {"bin": "0.98", "interval": "0.98-0.99", "all reads": 0.006755, "linked reads": 0.000539, "all reads (cumsum)": 0.75, "linked reads (cumsum)": 0.9787, "range_label": "0.98-0.99", "all reads (inferred)": 0.4592, "linked reads (inferred)": 0.96, "right_edge": 0.99}, {"bin": "0.99", "interval": "0.99-1.0", "all reads": 0.25, "linked reads": 0.02132, "all reads (cumsum)": 1.0, "linked reads (cumsum)": 1.0, "range_label": "0.99-1.0", "all reads (inferred)": 1.0, "linked reads (inferred)": 1.0, "right_edge": 1.0}]}}
